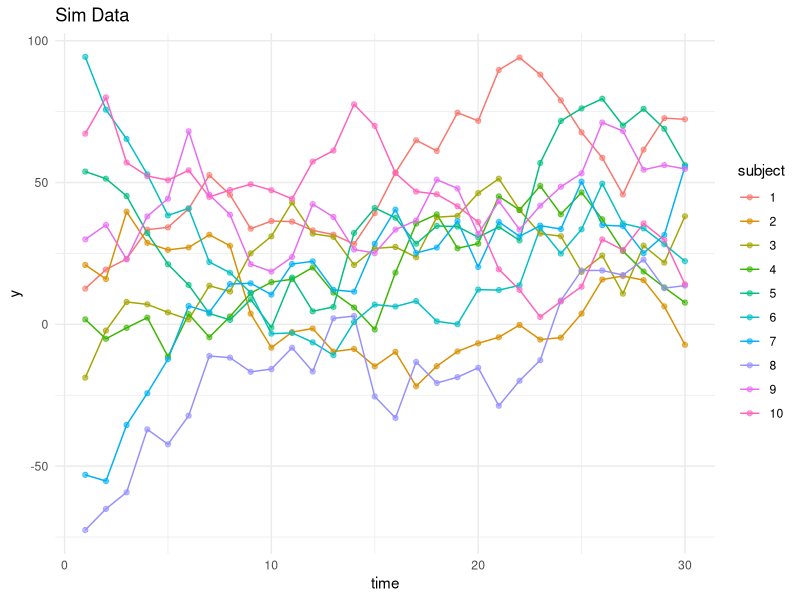

Write the R code that produced this figure.
## ---- chunk 1
knitr::opts_chunk$set(echo = TRUE)
## ---- chunk 2
library(nlme)
## ---- chunk 3
set.seed(0)

N <- 10
TT <- 30
subject <- as.factor(rep(1:N, each = TT))
time <- rep(1:TT, N)

intercept <- rnorm(N, 10, 10)
slope <- rnorm(N, 1, 1)

whitenoise <- rnorm(N * TT, 0, 10)
phi <- 0.9
ar_noise <- rep(0, N * TT)
for (n in 1:N){
  for (t in 1:TT){
    i <- (n - 1) * TT + t
    if (t == 1) ar_noise[i] <- whitenoise[i] / (1 - phi ^ 2)
    else ar_noise[i] <- whitenoise[i] + phi * ar_noise[i - 1]
  }
}

y <- intercept[subject] + slope[subject] * time + ar_noise

data <- data.frame(subject = subject, time = time, y = y)
## ---- chunk 4
library(ggplot2)
ggplot(data, aes(x = time, y = y, color = subject, group = subject)) +
  geom_line() +
  geom_point(alpha = 0.6) +
  labs(title = "Sim Data", x = "time", y = "y") +
  theme_minimal()
## ---- chunk 5
model1 <- lme(y ~ time, random = ~ 1 + time | subject,
              data = data, method = "ML")

BIC(model1)
## ---- chunk 6
model2 <- lme(y ~ time, random = ~ 1 + time | subject,
              correlation = corAR1(), data = data, method = "ML")

BIC(model2)
